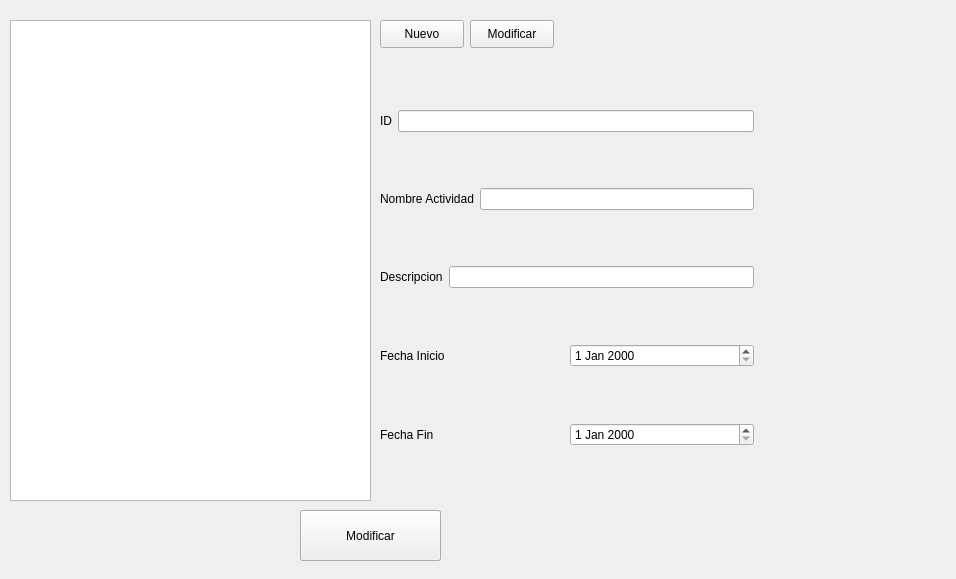
<?xml version="1.0" encoding="UTF-8"?>
<ui version="4.0">
 <class>MainWindow</class>
 <widget class="QMainWindow" name="MainWindow">
  <property name="geometry">
   <rect>
    <x>0</x>
    <y>0</y>
    <width>956</width>
    <height>579</height>
   </rect>
  </property>
  <property name="windowTitle">
   <string>Menu Empleados</string>
  </property>
  <widget class="QWidget" name="centralwidget">
   <widget class="QPushButton" name="btnnuevo">
    <property name="geometry">
     <rect>
      <x>380</x>
      <y>20</y>
      <width>84</width>
      <height>28</height>
     </rect>
    </property>
    <property name="text">
     <string>Nuevo</string>
    </property>
   </widget>
   <widget class="QPushButton" name="btnmodificar">
    <property name="geometry">
     <rect>
      <x>470</x>
      <y>20</y>
      <width>84</width>
      <height>28</height>
     </rect>
    </property>
    <property name="text">
     <string>Modificar</string>
    </property>
   </widget>
   <widget class="QWidget" name="verticalLayoutWidget">
    <property name="geometry">
     <rect>
      <x>380</x>
      <y>60</y>
      <width>374</width>
      <height>441</height>
     </rect>
    </property>
    <layout class="QVBoxLayout" name="verticalLayout">
     <item>
      <layout class="QHBoxLayout" name="horizontalLayout_4">
       <item>
        <layout class="QHBoxLayout" name="horizontalLayout_9">
         <item>
          <widget class="QLabel" name="label_6">
           <property name="text">
            <string>ID</string>
           </property>
          </widget>
         </item>
         <item>
          <widget class="QLineEdit" name="txtId">
           <property name="maxLength">
            <number>13</number>
           </property>
          </widget>
         </item>
        </layout>
       </item>
      </layout>
     </item>
     <item>
      <layout class="QHBoxLayout" name="horizontalLayout_6">
       <item>
        <widget class="QLabel" name="label_3">
         <property name="text">
          <string>Nombre Actividad</string>
         </property>
        </widget>
       </item>
       <item>
        <widget class="QLineEdit" name="txtNombre">
         <property name="maxLength">
          <number>45</number>
         </property>
        </widget>
       </item>
      </layout>
     </item>
     <item>
      <layout class="QHBoxLayout" name="horizontalLayout_8">
       <item>
        <widget class="QLabel" name="label_5">
         <property name="text">
          <string>Descripcion</string>
         </property>
        </widget>
       </item>
       <item>
        <widget class="QLineEdit" name="txtDescripcion">
         <property name="maxLength">
          <number>45</number>
         </property>
        </widget>
       </item>
      </layout>
     </item>
     <item>
      <layout class="QHBoxLayout" name="horizontalLayout_10">
       <item>
        <widget class="QLabel" name="label_7">
         <property name="text">
          <string>Fecha Inicio</string>
         </property>
        </widget>
       </item>
       <item>
        <widget class="QDateEdit" name="fechaInicio"/>
       </item>
      </layout>
     </item>
     <item>
      <layout class="QHBoxLayout" name="horizontalLayout_5">
       <item>
        <widget class="QLabel" name="label_8">
         <property name="text">
          <string>Fecha Fin</string>
         </property>
        </widget>
       </item>
       <item>
        <widget class="QDateEdit" name="fechaFin"/>
       </item>
      </layout>
     </item>
    </layout>
   </widget>
   <widget class="QPushButton" name="btnguardar">
    <property name="geometry">
     <rect>
      <x>300</x>
      <y>510</y>
      <width>141</width>
      <height>51</height>
     </rect>
    </property>
    <property name="text">
     <string>Guardar</string>
    </property>
   </widget>
   <widget class="QTableView" name="lista">
    <property name="geometry">
     <rect>
      <x>10</x>
      <y>20</y>
      <width>361</width>
      <height>481</height>
     </rect>
    </property>
   </widget>
   <widget class="QPushButton" name="btnModificar2">
    <property name="geometry">
     <rect>
      <x>300</x>
      <y>510</y>
      <width>141</width>
      <height>51</height>
     </rect>
    </property>
    <property name="text">
     <string>Modificar</string>
    </property>
   </widget>
  </widget>
 </widget>
 <resources>
  <include location="imagenes/imagenes.qrc"/>
 </resources>
 <connections/>
</ui>
